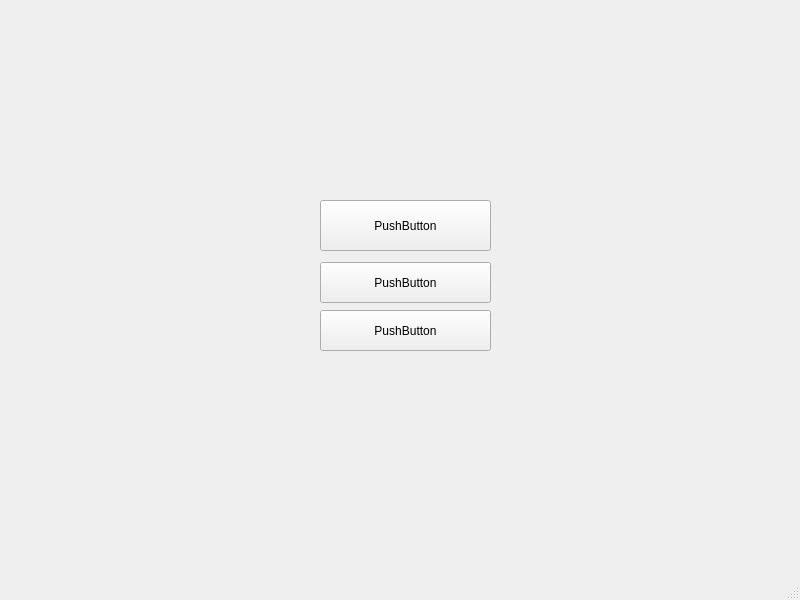
<?xml version="1.0" encoding="UTF-8"?>
<ui version="4.0">
 <class>MainWindow</class>
 <widget class="QMainWindow" name="MainWindow">
  <property name="geometry">
   <rect>
    <x>0</x>
    <y>0</y>
    <width>800</width>
    <height>600</height>
   </rect>
  </property>
  <property name="windowTitle">
   <string>MainWindow</string>
  </property>
  <widget class="QWidget" name="centralwidget">
   <widget class="QPushButton" name="pushButton">
    <property name="geometry">
     <rect>
      <x>320</x>
      <y>262</y>
      <width>171</width>
      <height>41</height>
     </rect>
    </property>
    <property name="text">
     <string>PushButton</string>
    </property>
   </widget>
   <widget class="QPushButton" name="pushButton_2">
    <property name="geometry">
     <rect>
      <x>320</x>
      <y>310</y>
      <width>171</width>
      <height>41</height>
     </rect>
    </property>
    <property name="text">
     <string>PushButton</string>
    </property>
   </widget>
   <widget class="QPushButton" name="pb3">
    <property name="geometry">
     <rect>
      <x>320</x>
      <y>200</y>
      <width>171</width>
      <height>51</height>
     </rect>
    </property>
    <property name="text">
     <string>PushButton</string>
    </property>
   </widget>
  </widget>
  <widget class="QMenuBar" name="menubar">
   <property name="geometry">
    <rect>
     <x>0</x>
     <y>0</y>
     <width>800</width>
     <height>21</height>
    </rect>
   </property>
  </widget>
  <widget class="QStatusBar" name="statusbar"/>
 </widget>
 <resources/>
 <connections/>
</ui>
